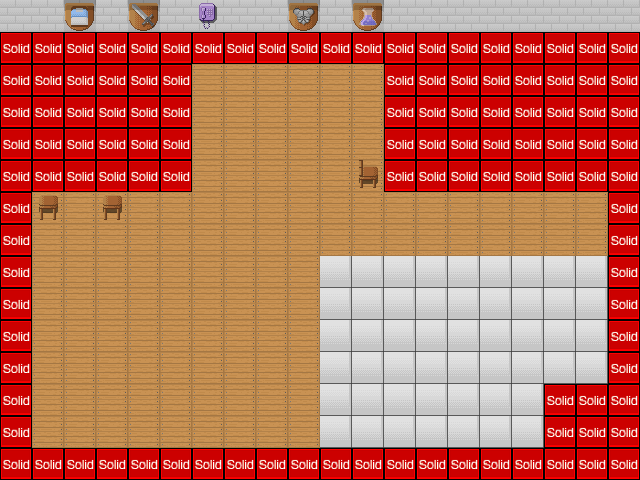

Tiled map render using the project's own tile images. Description and the map definition, with tile-layer contents summarised, below:
An orthogonal 20x15 tile map with 32x32 px tiles, 3 tile layers (bg, fg, collision), 2 tilesets and 3 objects (player, pusher, hugger).

<map version="1.0" orientation="orthogonal" width="20" height="15" tilewidth="32" tileheight="32">
 <tileset firstgid="1" name="tileset" tilewidth="32" tileheight="32">
  <image source="tileset.png" width="480" height="1216" />
 </tileset>
 <tileset firstgid="571" name="collision" tilewidth="32" tileheight="32">
  <image source="metatiles35x35.png" width="192" height="32" />
  <tile id="0">
   <properties>
    <property name="type" value="solid" />
   </properties>
  </tile>
 </tileset>
 <layer name="bg" width="20" height="15">
  <data>[300 cells, 300 non-empty, 10 distinct tile ids]</data>
 </layer>
 <layer name="fg" width="20" height="15">
  <data>[300 cells, 64 non-empty, 39 distinct tile ids]</data>
 </layer>
 <layer name="collision" width="20" height="15">
  <data>[300 cells, 116 non-empty, 1 distinct tile ids]</data>
 </layer>
 <objectgroup name="player" width="20" height="15">
  <object name="player" x="192" y="247" width="51" height="54" />
 </objectgroup>
 <objectgroup name="baddies" width="20" height="15">
  <object name="pusher" x="440" y="240" width="32" height="32">
   <properties>
    <property name="direction" value="right" />
    <property name="range" value="300" />
    <property name="speed" value="5.8" />
   </properties>
  </object>
  <object name="hugger" x="272" y="129" width="32" height="32" />
 </objectgroup>
</map>
